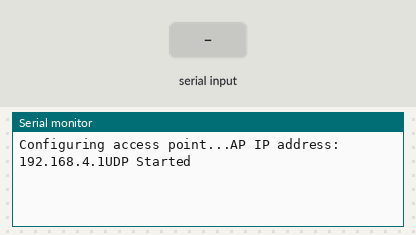
The sketch below on a simulated ESP8266 (NodeMCU). Parts: the last lines printed to the serial monitor. The inputs (shaded band) are chosen by the test bench.

Above: at 2.2 s.
2.3 s: "1" received over Serial
At 3.9 s:
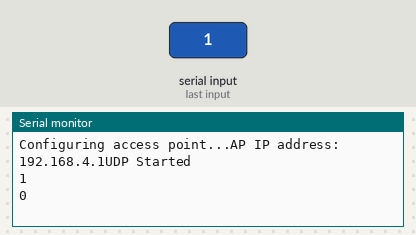
4.8 s: "2" received over Serial
At 7.1 s:
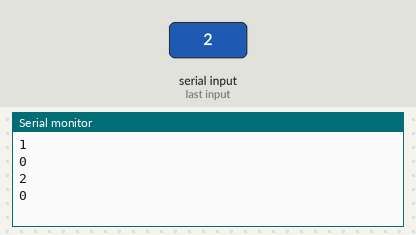
Timing chart, 0 to 8.6 s (numbered marks = the images above; inputs shaded):
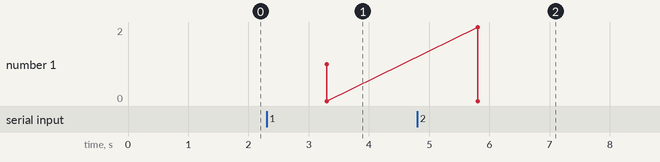

The sketch:

PCToESPServer.ino
```cpp
/* Made By Jeremy Hall
 * Credit to Majenko Technologies
 * for some base code
 *
 *
 *
  */
/* Create a WiFi access point and provide a web server on it. */

#include <ESP8266WiFi.h>
#include <WiFiClient.h>
#include <ESP8266WebServer.h>
#include <WiFiUdp.h>

/* Set these to your desired credentials. */
const char *ssid = "ComputerAP";
const char *password = "BobThePineapple";


WiFiUDP Udp;
unsigned int localUdpPort = 4211;  // local port to listen on
char incomingPacket[255];  // buffer for incoming packets
char replyPacket[] = "Hi there! Got the message :-)";  // a reply string to send back
char capturedData[255];
unsigned int ClientIP;
int ClientPort;
String Datain = "";
char Dataout[255];

/* Just a little test message.  Go to http://192.168.4.1 in a web browser
 * connected to this access point to see it.
 */


void setup() {
	delay(1000);
	Serial.begin(115200);
	Serial.println();
	Serial.print("Configuring access point...");
	/* You can remove the password parameter if you want the AP to be open. */
	WiFi.softAP(ssid);

	IPAddress myIP = WiFi.softAPIP();
	Serial.print("AP IP address: ");
  Serial.print(myIP);
  Udp.begin(localUdpPort);
  Serial.println("UDP Started");
}

void loop() {
  int packetSize = Udp.parsePacket();
  if (packetSize)
  {
    // receive incoming UDP packets
    int len = Udp.read(incomingPacket, 255);
    if (len > 0)
    {
      incomingPacket[len] = 0;
    }
    Serial.println(incomingPacket);
    ClientIP = Udp.remoteIP();
    ClientPort = Udp.remotePort();
    std::copy(std::begin(incomingPacket), std::end(incomingPacket), std::begin(capturedData));
    Serial.println(capturedData);
  }

  while (Serial.available() > 0) {
  Datain = Serial.readString();
  strcpy(Dataout, Datain.c_str());
  Serial.println(Dataout);
  Udp.beginPacket(ClientIP, ClientPort);
  Udp.write(Dataout);
  Udp.endPacket();
  Serial.println(WiFi.softAPgetStationNum());
}

}
```

Measured:
- after the input at 2.3 s, the serial monitor: prints a new line after 1.0 s (image 1)
- after the input at 4.8 s, the serial monitor: prints a new line after 1.0 s (image 2)
